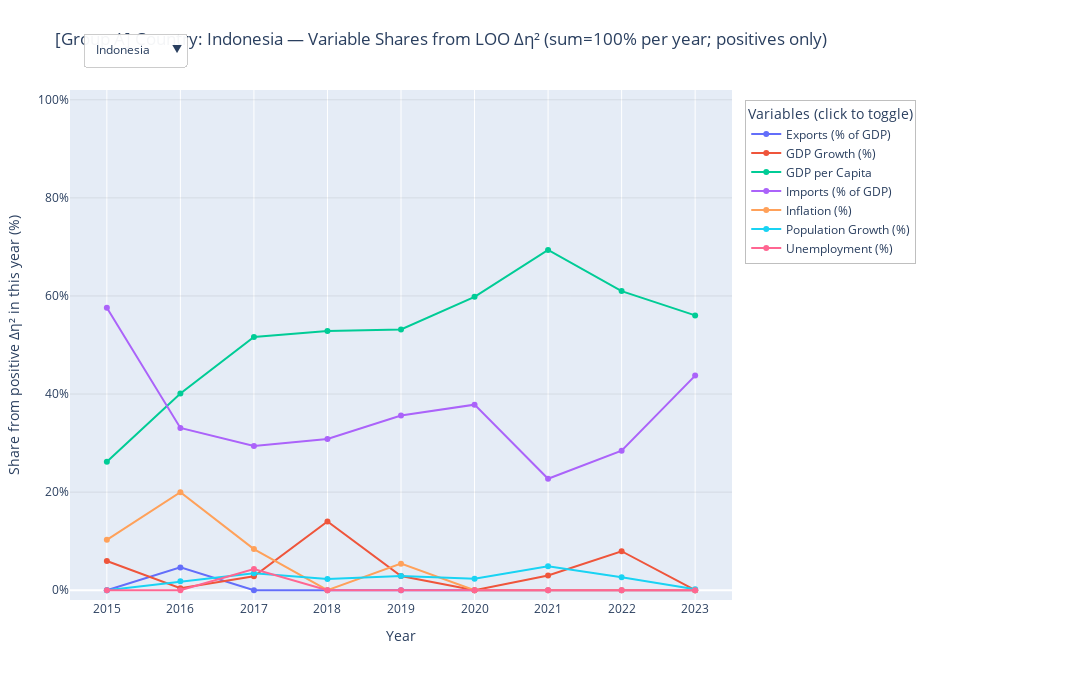

Notebook code for this chart:
### Markdown cell above
## 2.1 A

### Code cell
# ============================
# Group A：每国×年×变量的 “去掉该国后该变量的 η² 损失(LOO Δη²)” 与占比
# - 计算 η² 时仍使用全体国家，以保持 A/B/C 分组可分性的含义
# - 仅为 Group A 国家产出明细与可视化
# - 不做任何填补
# ============================

import os
import numpy as np
import pandas as pd
import plotly.graph_objects as go

# ---------- 参数
TARGET_GROUP_PREFIX = "Group A"   # 只输出这个前缀的组别国家

# ---------- 读取数据
CANDIDATES = ["WDI_Grouped.csv", "/mnt/data/WDI_Grouped.csv"]
csv_path = next((p for p in CANDIDATES if os.path.exists(p)), None)
if csv_path is None:
    raise FileNotFoundError("WDI_Grouped.csv not found. Put it next to the notebook or in /mnt/data/")

df = pd.read_csv(csv_path)
assert "Country Name" in df.columns
assert "Year" in df.columns and "Group" in df.columns

df["Year"] = pd.to_numeric(df["Year"], errors="coerce").astype("Int64")
# 如需限制时间窗口，可打开下一行
# df = df[(df["Year"] >= 2015) & (df["Year"] <= 2024)].copy()

# ---------- 变量映射（按你的列名）
raw_to_label = {
    "Exports_GDP_percent": "Exports (% of GDP)",
    "GDP growth (annual %)": "GDP Growth (%)",
    "GDP_per_capita":      "GDP per Capita",
    "Imports_GDP_percent": "Imports (% of GDP)",
    "Inflation, consumer prices (annual %)": "Inflation (%)",
    "Population_growth_percent": "Population Growth (%)",
    "Unemployment, total (% of total labor force) (national estimate)": "Unemployment (%)",
}
ind_cols    = list(raw_to_label.keys())
disp_labels = [raw_to_label[c] for c in ind_cols]

# ---------- 转成长表（仅删除缺失，不做任何填补）
long = df[["Country Name", "Year", "Group", *ind_cols]].melt(
    id_vars=["Country Name", "Year", "Group"],
    value_vars=ind_cols,
    var_name="Variable_raw",
    value_name="Value"
).rename(columns={"Country Name": "Country"})
long["Variable"] = long["Variable_raw"].map(raw_to_label)
long = long[long["Value"].notna() & long["Group"].notna() & long["Country"].notna()].copy()
long["Value"] = long["Value"].astype(float)

# ---------- η² 计算（基于整体样本），并做“留一国”重算
def _eta2_from_stats(N, sum_x, sum_sq, mu, grp_n, grp_mu):
    ss_total   = sum_sq - N * (mu ** 2)
    if ss_total <= 0:
        return np.nan
    ss_between = float(np.sum(grp_n * (grp_mu - mu) ** 2))
    return ss_between / ss_total

def loo_eta2_contrib_one_panel(panel: pd.DataFrame, target_prefix: str):
    """
    panel: 单个 (Year, Variable) 的子表，列含 [Country, Group, Year, Variable, Value]
    返回：仅包含 Group 以 target_prefix 开头的国家的 LOO 结果
    """
    x = panel["Value"].to_numpy(float)
    g = panel["Group"].to_numpy(object)
    c = panel["Country"].to_numpy(object)

    N = x.shape[0]
    if N < 3:
        return pd.DataFrame(columns=[
            "Country","Group","Year","Variable","Value",
            "eta2_all","eta2_loo","delta_eta2","delta_eta2_pos"
        ])

    sum_x  = float(np.sum(x))
    sum_sq = float(np.sum(x * x))
    mu     = sum_x / N

    # 分组统计（基于整体样本）
    grp_df  = panel.groupby("Group", dropna=False)["Value"].agg(["count","mean"])
    grp_idx = grp_df.index.to_numpy(object)
    grp_n   = grp_df["count"].to_numpy(float)
    grp_mu  = grp_df["mean"].to_numpy(float)

    eta2_all = _eta2_from_stats(N, sum_x, sum_sq, mu, grp_n, grp_mu)

    # 只保留“要输出的行”的索引（属于目标组前缀）
    keep_idx = [i for i, gi in enumerate(g) if isinstance(gi, str) and gi.startswith(target_prefix)]
    if not keep_idx:
        return pd.DataFrame(columns=[
            "Country","Group","Year","Variable","Value",
            "eta2_all","eta2_loo","delta_eta2","delta_eta2_pos"
        ])

    # 准备查表
    g2n  = dict(zip(grp_idx, grp_n))
    g2mu = dict(zip(grp_idx, grp_mu))

    rows = []
    year_val = int(panel["Year"].iloc[0])
    var_val  = panel["Variable"].iloc[0]

    for i in keep_idx:
        xi  = x[i]
        gi  = g[i]
        ci  = c[i]

        N1 = N - 1
        if N1 < 2:
            eta2_loo = np.nan
        else:
            # 整体 after removing i
            sum_x1  = sum_x - xi
            sum_sq1 = sum_sq - xi * xi
            mu1     = sum_x1 / N1
            ss_total1 = sum_sq1 - N1 * (mu1 ** 2)

            if ss_total1 <= 0:
                eta2_loo = np.nan
            else:
                # 组间平方和 after removing i（仅该国所在组会变化）
                ss_between1 = 0.0
                for gj in grp_idx:
                    nj = g2n[gj]
                    muj = g2mu[gj]
                    if gj == gi:
                        if nj <= 1:  # 该组只剩这一个，移除后组空，跳过
                            continue
                        nj1  = nj - 1
                        muj1 = (nj * muj - xi) / nj1
                        ss_between1 += nj1 * (muj1 - mu1) ** 2
                    else:
                        ss_between1 += nj * (muj - mu1) ** 2

                eta2_loo = float(ss_between1 / ss_total1)

        delta = (eta2_all - eta2_loo) if (np.isfinite(eta2_all) and np.isfinite(eta2_loo)) else np.nan
        rows.append({
            "Country": ci,
            "Group":   gi,
            "Year":    year_val,
            "Variable": var_val,
            "Value":   xi,
            "eta2_all": eta2_all,
            "eta2_loo": eta2_loo,
            "delta_eta2": delta,
            "delta_eta2_pos": max(delta, 0.0) if np.isfinite(delta) else np.nan,
        })

    return pd.DataFrame(rows)

# ---------- 主循环：遍历 (Year, Variable) 面板，拼接仅 Group A 的行
parts = []
for (y, v), sub in long.groupby(["Year", "Variable"], sort=False):
    parts.append(loo_eta2_contrib_one_panel(
        sub[["Country","Group","Year","Variable","Value"]].copy(),
        TARGET_GROUP_PREFIX
    ))
country_eta_influence = pd.concat(parts, ignore_index=True)

# ---------- 在“国家×年”内把正向 Δη² 归一为占比（和=100）
country_eta_influence["sum_pos"] = (country_eta_influence
                                    .groupby(["Country","Year"])["delta_eta2_pos"]
                                    .transform("sum"))

country_eta_influence["share_pos_pct"] = np.where(
    (country_eta_influence["sum_pos"] > 0) & country_eta_influence["delta_eta2_pos"].notna(),
    country_eta_influence["delta_eta2_pos"] / country_eta_influence["sum_pos"] * 100.0,
    np.nan
)

# 只保留关心的列并排序
country_eta_influence = (country_eta_influence[[
    "Country","Year","Group","Variable","Value",
    "eta2_all","eta2_loo","delta_eta2","delta_eta2_pos","share_pos_pct"
]]
 .sort_values(["Country","Year","Variable"])
 .reset_index(drop=True))

# ---------- 宽表（每国×年一行，7 列是 share_pos_pct）
country_share_pct = (country_eta_influence
                     .pivot_table(index=["Country","Year"],
                                  columns="Variable",
                                  values="share_pos_pct",
                                  aggfunc="first")
                     .reset_index())

# ============================
# 可视化：仅列出 Group A 国家（按 share_pos_pct，和=100%/年）
# ============================
years_all = sorted(country_eta_influence["Year"].dropna().unique().astype(int).tolist())
countries = sorted(country_eta_influence["Country"].dropna().unique().tolist())
if not countries:
    raise ValueError(f"No countries in {TARGET_GROUP_PREFIX} after filtering.")

init_country = countries[0]

def arrays_for_country(country: str):
    ylist, cdlist = [], []
    cdf = country_eta_influence[country_eta_influence["Country"] == country]
    for var in disp_labels:
        vdf = cdf[cdf["Variable"] == var]
        mp_share = dict(zip(vdf["Year"], vdf["share_pos_pct"]))
        mp_val   = dict(zip(vdf["Year"], vdf["Value"]))
        mp_group = dict(zip(vdf["Year"], vdf["Group"]))
        mp_signed= dict(zip(vdf["Year"], vdf["delta_eta2"]))  # 便于 Hover 看正负
        y_arr, cd_arr = [], []
        for y in years_all:
            s = mp_share.get(y, np.nan)
            v = mp_val.get(y,   np.nan)
            g = mp_group.get(y, None)
            d = mp_signed.get(y, np.nan)
            y_arr.append(float(s) if pd.notna(s) else None)
            cd_arr.append([y,
                           (float(s) if pd.notna(s) else None),
                           (float(v) if pd.notna(v) else None),
                           g,
                           (float(d) if pd.notna(d) else None)])
        ylist.append(y_arr)
        cdlist.append(cd_arr)
    return ylist, cdlist

init_y, init_cd = arrays_for_country(init_country)
fig = go.Figure()

hover_tmpl = (
    "Year: %{customdata[0]}<br>"
    "Share (Δη²>0, normalized): %{customdata[1]:.2f}%<br>"
    "Value: %{customdata[2]:.6g}<br>"
    "Group: %{customdata[3]}<br>"
    "Signed Δη²: %{customdata[4]:.4f}<extra></extra>"
)

for i, var in enumerate(disp_labels):
    fig.add_trace(go.Scatter(
        x=years_all,
        y=init_y[i],
        customdata=init_cd[i],
        mode="lines+markers",
        name=var,
        hovertemplate=hover_tmpl,
        line=dict(width=2),
        marker=dict(size=6),
        connectgaps=False
    ))

buttons = []
for c in countries:
    ys, cds = arrays_for_country(c)
    buttons.append(dict(
        label=c,
        method="update",
        args=[
            {"y": ys, "customdata": cds},
            {"title": f"[{TARGET_GROUP_PREFIX}] Country: {c} — Variable Shares from LOO Δη² (sum=100% per year; positives only)"}
        ]
    ))

fig.update_layout(
    title=f"[{TARGET_GROUP_PREFIX}] Country: {init_country} — Variable Shares from LOO Δη² (sum=100% per year; positives only)",
    xaxis_title="Year",
    yaxis_title="Share from positive Δη² in this year (%)",
    xaxis=dict(
        tickmode="array",
        tickvals=years_all,
        ticktext=[str(y) for y in years_all],
        dtick=1,
        rangeslider=dict(visible=False),
        rangeselector=dict(visible=False)
    ),
    yaxis=dict(range=[-2, 102], ticksuffix="%", gridcolor="rgba(0,0,0,0.08)"),
    width=1120, height=680,
    margin=dict(l=70, r=360, t=90, b=80),
    legend=dict(
        title="Variables (click to toggle)",
        orientation="v",
        yanchor="top", y=0.98,
        xanchor="left", x=1.02,
        bgcolor="rgba(255,255,255,0.92)",
        bordercolor="rgba(0,0,0,0.25)", borderwidth=1,
        itemclick="toggle", itemdoubleclick="toggleothers",
        font=dict(size=12),
    ),
    hovermode="x",
    updatemenus=[dict(
        type="dropdown", direction="down", showactive=True,
        x=0.01, xanchor="left", y=1.12, yanchor="top",
        bgcolor="rgba(255,255,255,0.95)",
        bordercolor="rgba(0,0,0,0.2)", borderwidth=1,
        pad={"r": 6, "t": 4, "b": 4, "l": 6},
        buttons=buttons,
    )]
)

fig.show()

# ============================
# 输出数据表（按需保存）
# 1) country_eta_influence : Group A 国家×年×变量的 η²(all)、η²(-i)、Δη²、share_pos_pct
# 2) country_share_pct     : 宽表（画折线方便）
# ============================
# country_eta_influence.to_csv("groupA_country_eta_influence.csv", index=False)
# country_share_pct.to_csv("groupA_country_share_pct.csv", index=False)

### Figure 1 — Plotly figure (JSON) as saved in the notebook; plotly's stock layout.template omitted (floating-point values rounded to 4 significant figures; data arrays with more than 128 entries replaced by an {"elided": "..."} marker saying what was removed)
{"data": [{"connectgaps": false, "customdata": [[2015, 0, 21.16, "Group A: High-GDP / Developed", -0.003131], [2016, 4.65, 19.09, "Group A: High-GDP / Developed", 0.003266], [2017, 0, 20.18, "Group A: High-GDP / Developed", -0.005642], [2018, 0, 21.0, "Group A: High-GDP / Developed", -0.006071], [2019, 0, 18.59, "Group A: High-GDP / Developed", -0.006436], [2020, 0, 17.33, "Group A: High-GDP / Developed", -0.01114], [2021, 0, 21.42, "Group A: High-GDP / Developed", -0.01258], [2022, 0, 24.5, "Group A: High-GDP / Developed", -0.01332], [2023, 0, 21.75, "Group A: High-GDP / Developed", -0.004279]], "hovertemplate": "Year: %{customdata[0]}<br>Share (Δη²>0, normalized): %{customdata[1]:.2f}%<br>Value: %{customdata[2]:.6g}<br>Group: %{customdata[3]}<br>Signed Δη²: %{customdata[4]:.4f}<extra></extra>", "line": {"width": 2}, "marker": {"size": 6}, "mode": "lines+markers", "name": "Exports (% of GDP)", "type": "scatter", "x": [2015, 2016, 2017, 2018, 2019, 2020, 2021, 2022, 2023], "y": [0, 4.65, 0, 0, 0, 0, 0, 0, 0]}, {"connectgaps": false, "customdata": [[2015, 5.957, 4.876, "Group A: High-GDP / Developed", 0.002079], [2016, 0.3835, 5.033, "Group A: High-GDP / Developed", 0.0002693], [2017, 2.837, 5.07, "Group A: High-GDP / Developed", 0.001618], [2018, 14.02, 5.174, "Group A: High-GDP / Developed", 0.008083], [2019, 2.888, 5.019, "Group A: High-GDP / Developed", 0.001735], [2020, 0, -2.066, "Group A: High-GDP / Developed", -0.0001582], [2021, 3.01, 3.703, "Group A: High-GDP / Developed", 0.001433], [2022, 7.949, 5.307, "Group A: High-GDP / Developed", 0.004682], [2023, 0, 5.049, "Group A: High-GDP / Developed", -0.0003238]], "hovertemplate": "Year: %{customdata[0]}<br>Share (Δη²>0, normalized): %{customdata[1]:.2f}%<br>Value: %{customdata[2]:.6g}<br>Group: %{customdata[3]}<br>Signed Δη²: %{customdata[4]:.4f}<extra></extra>", "line": {"width": 2}, "marker": {"size": 6}, "mode": "lines+markers", "name": "GDP Growth (%)", "type": "scatter", "x": [2015, 2016, 2017, 2018, 2019, 2020, 2021, 2022, 2023], "y": [5.957, 0.3835, 2.837, 14.02, 2.888, 0, 3.01, 7.949, 0]}, {"connectgaps": false, "customdata": [[2015, 26.17, 34310000.0, "Group A: High-GDP / Developed", 0.009134], [2016, 40.11, 35650000.0, "Group A: High-GDP / Developed", 0.02817], [2017, 51.62, 37080000.0, "Group A: High-GDP / Developed", 0.02945], [2018, 52.88, 38620000.0, "Group A: High-GDP / Developed", 0.03049], [2019, 53.19, 40180000.0, "Group A: High-GDP / Developed", 0.03195], [2020, 59.83, 39020000.0, "Group A: High-GDP / Developed", 0.03323], [2021, 69.39, 40180000.0, "Group A: High-GDP / Developed", 0.03303], [2022, 60.99, 42000000.0, "Group A: High-GDP / Developed", 0.03592], [2023, 56.03, 43750000.0, "Group A: High-GDP / Developed", 0.03685]], "hovertemplate": "Year: %{customdata[0]}<br>Share (Δη²>0, normalized): %{customdata[1]:.2f}%<br>Value: %{customdata[2]:.6g}<br>Group: %{customdata[3]}<br>Signed Δη²: %{customdata[4]:.4f}<extra></extra>", "line": {"width": 2}, "marker": {"size": 6}, "mode": "lines+markers", "name": "GDP per Capita", "type": "scatter", "x": [2015, 2016, 2017, 2018, 2019, 2020, 2021, 2022, 2023], "y": [26.17, 40.11, 51.62, 52.88, 53.19, 59.83, 69.39, 60.99, 56.03]}, {"connectgaps": false, "customdata": [[2015, 57.6, 20.78, "Group A: High-GDP / Developed", 0.0201], [2016, 33.08, 18.33, "Group A: High-GDP / Developed", 0.02324], [2017, 29.39, 19.18, "Group A: High-GDP / Developed", 0.01677], [2018, 30.82, 22.07, "Group A: High-GDP / Developed", 0.01777], [2019, 35.63, 19.04, "Group A: High-GDP / Developed", 0.02141], [2020, 37.84, 15.64, "Group A: High-GDP / Developed", 0.02102], [2021, 22.73, 18.79, "Group A: High-GDP / Developed", 0.01082], [2022, 28.43, 20.96, "Group A: High-GDP / Developed", 0.01675], [2023, 43.76, 19.58, "Group A: High-GDP / Developed", 0.02879]], "hovertemplate": "Year: %{customdata[0]}<br>Share (Δη²>0, normalized): %{customdata[1]:.2f}%<br>Value: %{customdata[2]:.6g}<br>Group: %{customdata[3]}<br>Signed Δη²: %{customdata[4]:.4f}<extra></extra>", "line": {"width": 2}, "marker": {"size": 6}, "mode": "lines+markers", "name": "Imports (% of GDP)", "type": "scatter", "x": [2015, 2016, 2017, 2018, 2019, 2020, 2021, 2022, 2023], "y": [57.6, 33.08, 29.39, 30.82, 35.63, 37.84, 22.73, 28.43, 43.76]}, {"connectgaps": false, "customdata": [[2015, 10.27, 6.363, "Group A: High-GDP / Developed", 0.003586], [2016, 19.97, 3.526, "Group A: High-GDP / Developed", 0.01402], [2017, 8.377, 3.809, "Group A: High-GDP / Developed", 0.004779], [2018, 0, 3.198, "Group A: High-GDP / Developed", -0.004186], [2019, 5.41, 3.031, "Group A: High-GDP / Developed", 0.00325], [2020, 0, 1.921, "Group A: High-GDP / Developed", -0.00519], [2021, 0, 1.56, "Group A: High-GDP / Developed", -0.0005921], [2022, 0, 4.209, "Group A: High-GDP / Developed", -0.0403], [2023, 0, 3.67, "Group A: High-GDP / Developed", -0.05863]], "hovertemplate": "Year: %{customdata[0]}<br>Share (Δη²>0, normalized): %{customdata[1]:.2f}%<br>Value: %{customdata[2]:.6g}<br>Group: %{customdata[3]}<br>Signed Δη²: %{customdata[4]:.4f}<extra></extra>", "line": {"width": 2}, "marker": {"size": 6}, "mode": "lines+markers", "name": "Inflation (%)", "type": "scatter", "x": [2015, 2016, 2017, 2018, 2019, 2020, 2021, 2022, 2023], "y": [10.27, 19.97, 8.377, 0, 5.41, 0, 0, 0, 0]}, {"connectgaps": false, "customdata": [[2015, 0, 1.122, "Group A: High-GDP / Developed", -9.616e-06], [2016, 1.805, 1.074, "Group A: High-GDP / Developed", 0.001268], [2017, 3.46, 1.022, "Group A: High-GDP / Developed", 0.001974], [2018, 2.285, 0.9697, "Group A: High-GDP / Developed", 0.001317], [2019, 2.881, 0.9356, "Group A: High-GDP / Developed", 0.001731], [2020, 2.333, 0.8498, "Group A: High-GDP / Developed", 0.001296], [2021, 4.868, 0.7046, "Group A: High-GDP / Developed", 0.002317], [2022, 2.627, 0.7461, "Group A: High-GDP / Developed", 0.001547], [2023, 0.2038, 0.8427, "Group A: High-GDP / Developed", 0.0001341]], "hovertemplate": "Year: %{customdata[0]}<br>Share (Δη²>0, normalized): %{customdata[1]:.2f}%<br>Value: %{customdata[2]:.6g}<br>Group: %{customdata[3]}<br>Signed Δη²: %{customdata[4]:.4f}<extra></extra>", "line": {"width": 2}, "marker": {"size": 6}, "mode": "lines+markers", "name": "Population Growth (%)", "type": "scatter", "x": [2015, 2016, 2017, 2018, 2019, 2020, 2021, 2022, 2023], "y": [0, 1.805, 3.46, 2.285, 2.881, 2.333, 4.868, 2.627, 0.2038]}, {"connectgaps": false, "customdata": [[2015, 0, 4.514, "Group A: High-GDP / Developed", -0.01691], [2016, 0, 4.301, "Group A: High-GDP / Developed", -0.01683], [2017, 4.322, 3.783, "Group A: High-GDP / Developed", 0.002465], [2018, 0, 4.387, "Group A: High-GDP / Developed", -0.01651], [2019, 0, 3.59, "Group A: High-GDP / Developed", -0.001064], [2020, 0, 4.255, "Group A: High-GDP / Developed", -0.004449], [2021, 0, 3.827, "Group A: High-GDP / Developed", -0.004159], [2022, 0, 3.462, "Group A: High-GDP / Developed", -0.0182], [2023, 0, 3.308, "Group A: High-GDP / Developed", -0.04804]], "hovertemplate": "Year: %{customdata[0]}<br>Share (Δη²>0, normalized): %{customdata[1]:.2f}%<br>Value: %{customdata[2]:.6g}<br>Group: %{customdata[3]}<br>Signed Δη²: %{customdata[4]:.4f}<extra></extra>", "line": {"width": 2}, "marker": {"size": 6}, "mode": "lines+markers", "name": "Unemployment (%)", "type": "scatter", "x": [2015, 2016, 2017, 2018, 2019, 2020, 2021, 2022, 2023], "y": [0, 0, 4.322, 0, 0, 0, 0, 0, 0]}], "layout": {"height": 680, "hovermode": "x", "legend": {"bgcolor": "rgba(255,255,255,0.92)", "bordercolor": "rgba(0,0,0,0.25)", "borderwidth": 1, "font": {"size": 12}, "itemclick": "toggle", "itemdoubleclick": "toggleothers", "orientation": "v", "title": {"text": "Variables (click to toggle)"}, "x": 1.02, "xanchor": "left", "y": 0.98, "yanchor": "top"}, "margin": {"b": 80, "l": 70, "r": 360, "t": 90}, "title": {"text": "[Group A] Country: Indonesia — Variable Shares from LOO Δη² (sum=100% per year; positives only)"}, "updatemenus": [{"bgcolor": "rgba(255,255,255,0.95)", "bordercolor": "rgba(0,0,0,0.2)", "borderwidth": 1, "buttons": [{"args": [{"customdata": {"elided": "7x9x5 mixed values"}, "y": [[0, 4.65, 0, 0, 0, 0, 0, 0, 0], [5.957, 0.3835, 2.837, 14.02, 2.888, 0, 3.01, 7.949, 0], [26.17, 40.11, 51.62, 52.88, 53.19, 59.83, 69.39, 60.99, 56.03], [57.6, 33.08, 29.39, 30.82, 35.63, 37.84, 22.73, 28.43, 43.76], [10.27, 19.97, 8.377, 0, 5.41, 0, 0, 0, 0], [0, 1.805, 3.46, 2.285, 2.881, 2.333, 4.868, 2.627, 0.2038], [0, 0, 4.322, 0, 0, 0, 0, 0, 0]]}, {"title": "[Group A] Country: Indonesia — Variable Shares from LOO Δη² (sum=100% per year; positives only)"}], "label": "Indonesia", "method": "update"}, {"args": [{"customdata": {"elided": "7x9x5 mixed values"}, "y": [[1.838, 2.713, 0, 0, 0.0008435, 0, 0, 0, 1.066], [0, 0, 0, 0, 0, 5.813, 5.364, 0, 0.9087], [20.83, 64.71, 66.07, 67.28, 66.35, 62.32, 71.56, 70.38, 50.31], [77.34, 32.58, 25.98, 29.35, 33.65, 31.86, 22.0, 20.4, 23.42], [0, 0, 0, 3.368, 0, 0, 0, 0, 0], [0, 0, 0, 0, 0, 0, 0, 0, 0], [0, 0, 7.952, 0, 0, 0, 1.068, 9.225, 24.29]]}, {"title": "[Group A] Country: Korea, Rep. — Variable Shares from LOO Δη² (sum=100% per year; positives only)"}], "label": "Korea, Rep.", "method": "update"}, {"args": [{"customdata": {"elided": "7x9x5 mixed values"}, "y": [[null, 13.35, null, null, null, null, null, null, null], [null, 22.5, 39.23, 63.73, 21.49, 7.807, 0, 0, 0.2226], [null, 0, 0, 0, 0, 0, 0, 0, 0], [null, 38.42, null, null, null, null, null, null, null], [null, 0, 0, 8.449, 26.94, 83.47, 0, 18.97, 99.78], [null, 25.73, 33.23, 27.82, 51.57, 8.726, 100, 6.22, 0], [null, null, 27.54, null, null, null, null, 74.81, null]]}, {"title": "[Group A] Country: Lao PDR — Variable Shares from LOO Δη² (sum=100% per year; positives only)"}], "label": "Lao PDR", "method": "update"}, {"args": [{"customdata": {"elided": "7x9x5 mixed values"}, "y": [[0, 0, 0, 0, 0, 0, 0, 0, 0], [46.6, 12.83, 26.65, 53.4, 18.35, 17.08, 0, 19.56, 0], [30.34, 7.841, 0.8615, 0, 0, 0, 0, 0, 0], [0, 0, 0, 0, 0, 0, 0, 0, 0], [0, 28.82, 14.95, 0, 7.847, 49.22, 1.178, 0, 0], [0, 10.17, 13.91, 7.016, 6.214, 4.028, 16.15, 2.78, 0], [23.06, 40.34, 43.63, 39.58, 67.59, 29.67, 82.68, 77.66, 100]]}, {"title": "[Group A] Country: Viet Nam — Variable Shares from LOO Δη² (sum=100% per year; positives only)"}], "label": "Viet Nam", "method": "update"}], "direction": "down", "pad": {"b": 4, "l": 6, "r": 6, "t": 4}, "showactive": true, "type": "dropdown", "x": 0.01, "xanchor": "left", "y": 1.12, "yanchor": "top"}], "width": 1120, "xaxis": {"dtick": 1, "rangeselector": {"visible": false}, "rangeslider": {"visible": false}, "tickmode": "array", "ticktext": ["2015", "2016", "2017", "2018", "2019", "2020", "2021", "2022", "2023"], "tickvals": [2015, 2016, 2017, 2018, 2019, 2020, 2021, 2022, 2023], "title": {"text": "Year"}}, "yaxis": {"gridcolor": "rgba(0,0,0,0.08)", "range": [-2, 102], "ticksuffix": "%", "title": {"text": "Share from positive Δη² in this year (%)"}}}}
